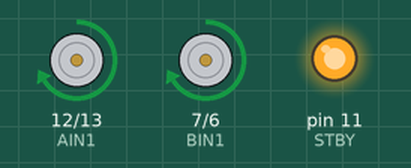
Recording of a sketch running on a simulated Arduino Uno, built with avr-gcc and run on an emulated ATmega328P. Shown: motor-driver pin pairs drawn as motors (green arrow = first pin HIGH = forward, orange = second pin HIGH = backward, longer = more drive, scaled by the enable pin, stopped while the standby pin is LOW), output pins drawn as LEDs (lit = HIGH).

Above: at 1.0 s.
At 3.37 s:
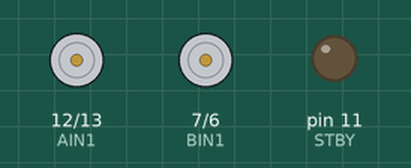
At 6.2 s:
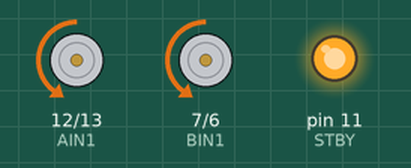
Timing chart, 0 to 8.1 s (numbered marks = the images above):
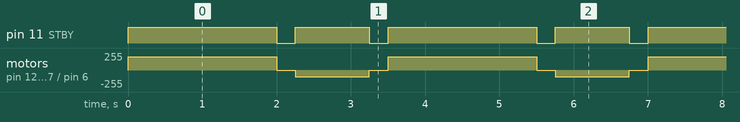

The sketch:

motor.ino
```cpp
/****************************************************************************8
   亚博智能科技有限公司
   程序：TB6612FNG测试程序
   程序直接烧录到平衡车上就可使用测试电机
*/
int STBY = 11; //使能端

//Motor A
int PWMA = 10; //左电机PWM输出控制脚
int AIN1 = 12; //左电机正极
int AIN2 = 13; //左电机负极

//Motor B
int PWMB = 9; //右电机PWM输出控制脚
int BIN1 = 7; //右电机正极
int BIN2 = 6; //右电机负极

void setup(){
  pinMode(STBY, OUTPUT);

  pinMode(PWMA, OUTPUT);
  pinMode(AIN1, OUTPUT);
  pinMode(AIN2, OUTPUT);

  pinMode(PWMB, OUTPUT);
  pinMode(BIN1, OUTPUT);
  pinMode(BIN2, OUTPUT);
}

void runset(int motor, int speed, int direction){

  digitalWrite(STBY, HIGH); //使能驱动模块

  boolean Pin1 = LOW;
  boolean Pin2 = HIGH;

  if(direction == 1){
    Pin1 = HIGH;
    Pin2 = LOW;
  }

  if(motor == 1){
    digitalWrite(AIN1, Pin1);
    digitalWrite(AIN2, Pin2);
    analogWrite(PWMA, speed);
  }else{
    digitalWrite(BIN1, Pin1);
    digitalWrite(BIN2, Pin2);
    analogWrite(PWMB, speed);
  }
}

void loop(){
  runset(1, 200, 1); //左电机全速向前转
  runset(2, 200, 1); //右电机全速向前转

  delay(2000); //2秒
  stop(); //停转
  delay(250); //两轮继续向前转

  runset(1, 100, 0); //左电机半速向后转
  runset(2, 100, 0); //右电机半速向后转

  delay(1000);
  stop();
  delay(250);
}

void stop(){
  digitalWrite(STBY, LOW);
}
```

Measured:
- by itself, pin 11 (STBY): repeats every 3.5 s: LOW 0.25 s, HIGH 1.0 s, LOW 0.25 s, HIGH 2.0 s
- by itself, motor on pin 12 (AIN1) / pin 13 (AIN2), motor on pin 7 (BIN1) / pin 6 (BIN2): repeats every 3.5 s: stopped 0.25 s, backward 100/255 1.0 s, stopped 0.25 s, forward 200/255 2.0 s
